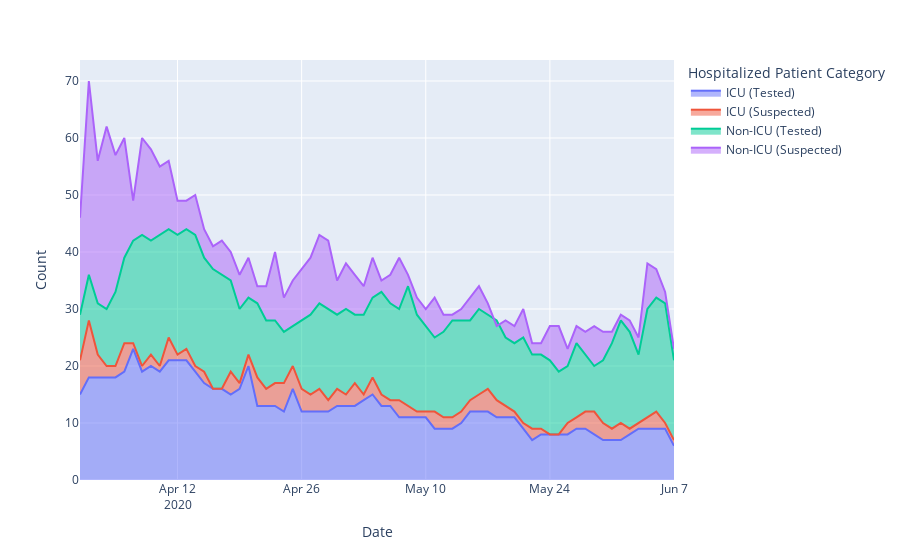

Source (notebook cell):
### Code cell
fig = px.area(sbc, x='Date', y='Count', color='Hospitalized Patient Category')
fig.show()
